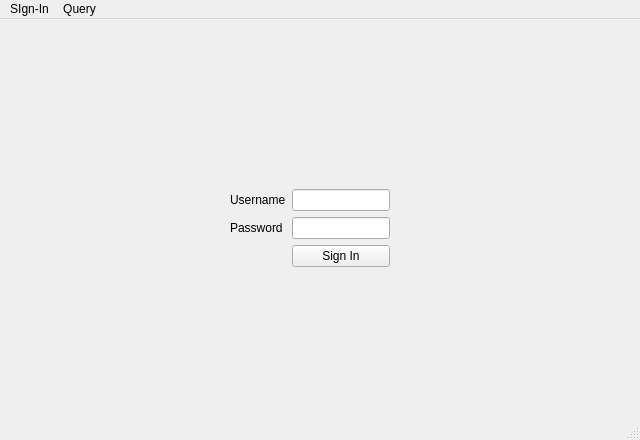
<?xml version="1.0" encoding="UTF-8"?>
<ui version="4.0">
 <class>MainWindow</class>
 <widget class="QMainWindow" name="MainWindow">
  <property name="geometry">
   <rect>
    <x>0</x>
    <y>0</y>
    <width>640</width>
    <height>440</height>
   </rect>
  </property>
  <property name="windowTitle">
   <string>MainWindow</string>
  </property>
  <widget class="QWidget" name="centralwidget">
   <widget class="QWidget" name="formLayoutWidget">
    <property name="geometry">
     <rect>
      <x>230</x>
      <y>170</y>
      <width>160</width>
      <height>88</height>
     </rect>
    </property>
    <layout class="QFormLayout" name="formLayout">
     <item row="0" column="0">
      <widget class="QLabel" name="usernameLabel">
       <property name="text">
        <string>Username</string>
       </property>
      </widget>
     </item>
     <item row="0" column="1">
      <widget class="QLineEdit" name="usernameLineEdit"/>
     </item>
     <item row="1" column="0">
      <widget class="QLabel" name="passwordLabel">
       <property name="text">
        <string>Password</string>
       </property>
      </widget>
     </item>
     <item row="1" column="1">
      <widget class="QLineEdit" name="passwordLineEdit"/>
     </item>
     <item row="2" column="1">
      <widget class="QPushButton" name="pushButton_Login">
       <property name="text">
        <string>Sign In</string>
       </property>
      </widget>
     </item>
    </layout>
   </widget>
  </widget>
  <widget class="QStatusBar" name="statusbar"/>
  <widget class="QMenuBar" name="menubar">
   <property name="geometry">
    <rect>
     <x>0</x>
     <y>0</y>
     <width>640</width>
     <height>26</height>
    </rect>
   </property>
   <widget class="QMenu" name="menuSIgn_In">
    <property name="title">
     <string>SIgn-In</string>
    </property>
   </widget>
   <widget class="QMenu" name="menuQuery">
    <property name="title">
     <string>Query</string>
    </property>
    <addaction name="actionSearch"/>
    <addaction name="actionInput"/>
    <addaction name="actionList"/>
    <addaction name="actionReport"/>
   </widget>
   <addaction name="menuSIgn_In"/>
   <addaction name="menuQuery"/>
  </widget>
  <action name="actionSearch">
   <property name="checkable">
    <bool>false</bool>
   </property>
   <property name="enabled">
    <bool>false</bool>
   </property>
   <property name="text">
    <string>Search</string>
   </property>
  </action>
  <action name="actionInput">
   <property name="enabled">
    <bool>false</bool>
   </property>
   <property name="text">
    <string>Input</string>
   </property>
  </action>
  <action name="actionList">
   <property name="enabled">
    <bool>false</bool>
   </property>
   <property name="text">
    <string>List</string>
   </property>
  </action>
  <action name="actionReport">
   <property name="enabled">
    <bool>false</bool>
   </property>
   <property name="text">
    <string>Report</string>
   </property>
  </action>
 </widget>
 <resources/>
 <connections/>
 <slots>
  <slot>check_login_valid()</slot>
 </slots>
</ui>
